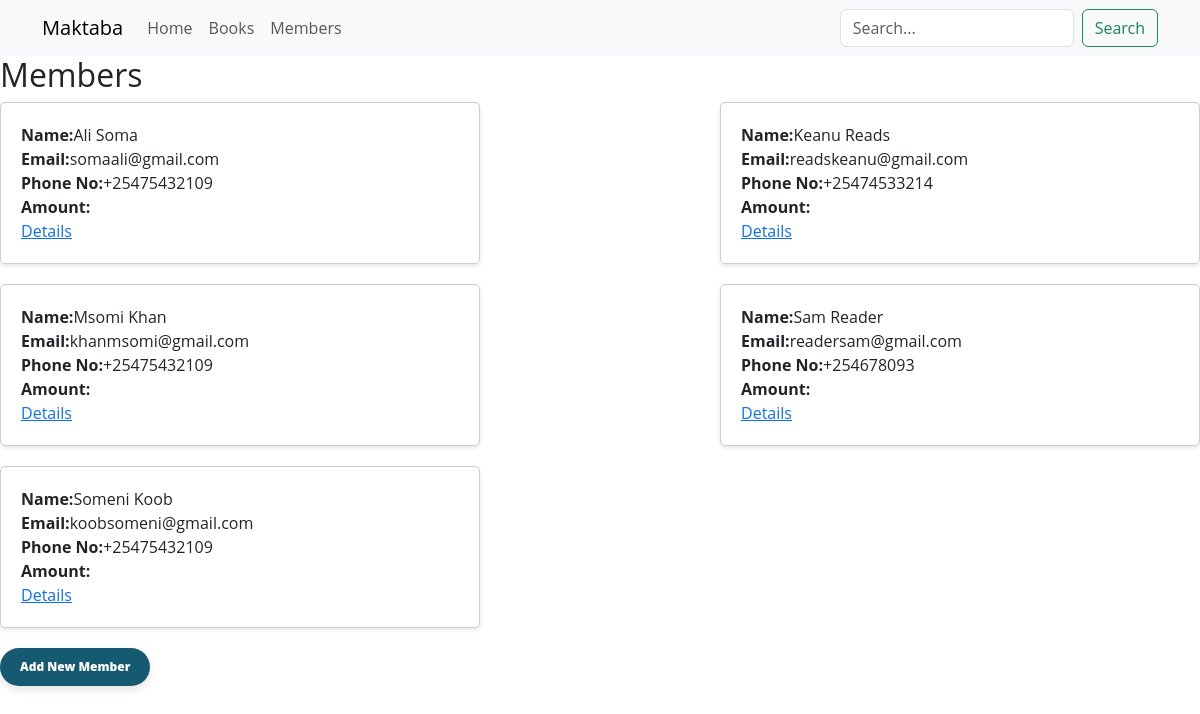
/all_members/, run on the app's committed database.
### soma/models.py (models this page shows, shortened)
class Member(models.Model):
    member_id = models.UUIDField(primary_key=True, default=uuid.uuid4)
    name = models.CharField(max_length=200)
    email = models.EmailField()
    phone = models.CharField(max_length=80)
    class Meta:
        ordering = ['name']

### soma/views.py (the view)
class MemberListView(ListView):
    model = Member
    template_name = 'soma/member_list.html'
    context_object_name = 'members_list'

### soma/templates/soma/member_list.html
{% extends 'soma/base.html' %}
{% block content %}
	<h2>Members</h2>
	<div class="member-container">
		{% for member in members_list %}
			<div class="member-card">
				<p><strong>Name:</strong>{{ member.name }}</p>
				<p><strong>Email:</strong>{{ member.email }}</p>
				<p><strong>Phone No:</strong>{{ member.phone }}</p>
				<p><strong>Amount:</strong>{{ member.cost_incurred }}</p>
				<a href="{% url 'soma:member_detail' member.pk %}">Details</a>
			</div>
		{% endfor %}
	</div>
	<div>
		<a href="{% url 'soma:member_add' %}"><button class="button">Add New Member</button></a>
	</div>
{% endblock content %}

### static/soma/styles.css (style rules this page uses)
* { margin: 0; padding: 0; box-sizing: border-box; }
body { font-family: 'Open Sans', sans-serif; }
.button { padding: 10px 20px; border: unset; border-radius: 25px; color: #ffffff; z-index: 1; background: #165a72; position: relative; font-weight: 1000; font-size: 12px; box-shadow: 0 4px 8px rgba(0, 0, 0, 0.1); transition: all 250ms; overflow: hidden; }
.button::before { content: ""; position: absolute; top: 0; left: 0; height: 100%; width: 0; border-radius: 25px; background-color: #165a72; z-index: -1; box-shadow: 0 4px 8px rgba(0, 0, 0, 0.1); transition: all 250ms; }
.member-container { display: flex; flex-wrap: wrap; justify-content: space-between; }
.member-card { width: 40%; padding: 20px; margin-bottom: 20px; border: 1px solid #ccc; border-radius: 5px; box-shadow: 0 2px 4px rgba(0, 0, 0, 0.1); cursor: pointer; }
.member-card p { margin: 0; }

### data on the page
Member: name "Ali Soma", email "somaali@gmail.com", phone "+25475432109"
Member: name "Keanu Reads", email "readskeanu@gmail.com", phone "+25474533214"
Member: name "Msomi Khan", email "khanmsomi@gmail.com", phone "+25475432109"
Member: name "Sam Reader", email "readersam@gmail.com", phone "+254678093"
Member: name "Someni Koob", email "koobsomeni@gmail.com", phone "+25475432109"
